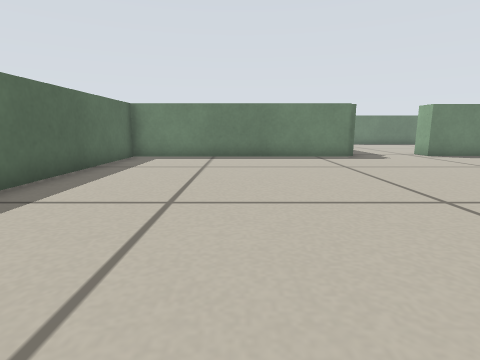
view 1 (above)

16 first-person views from a walk through a world built for the Player/Stage simulator. The camera is 0.26 m above the floor, tilts 10° down and sees 80° across. The lines on the ground mark 1 m squares. The floor is counted in squares, 0.25 m on a side. Each view is taken from the middle of a square. On the plan, view 1 faces up. The plan holds only what a view shows up to about 12 squares ahead; the rest is blank. The place goes on beyond the plan. Robots are left out.

view 2
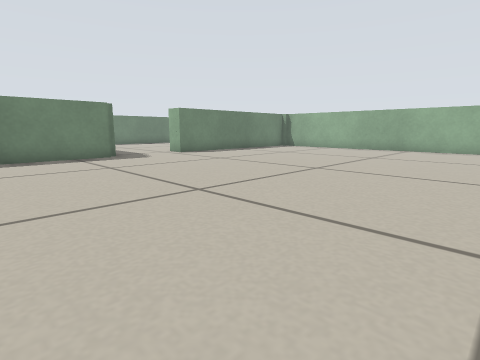

view 3
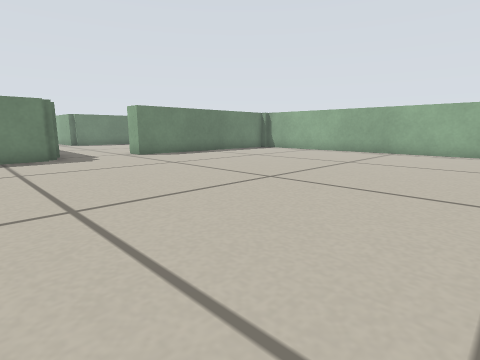

view 4
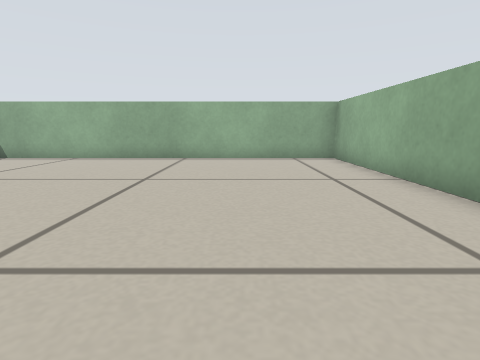

view 5
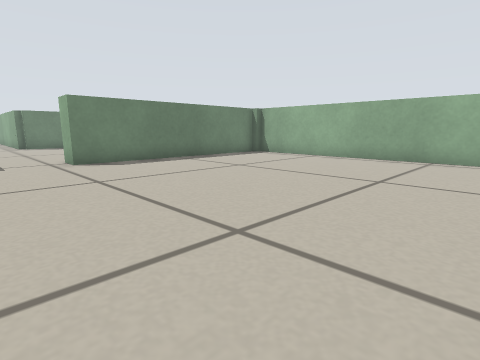

view 6
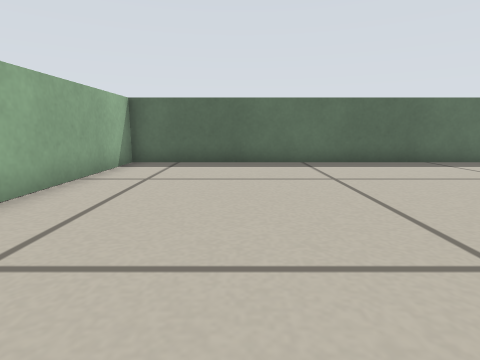

view 7
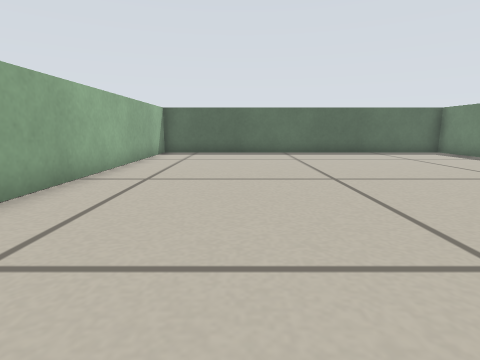

view 8
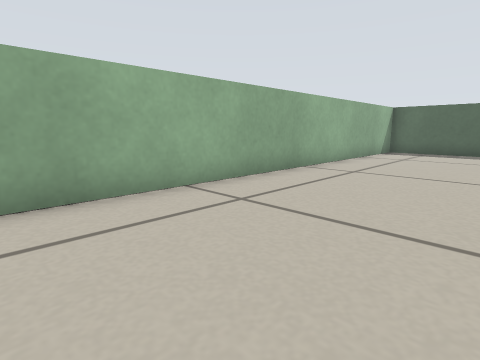

view 9
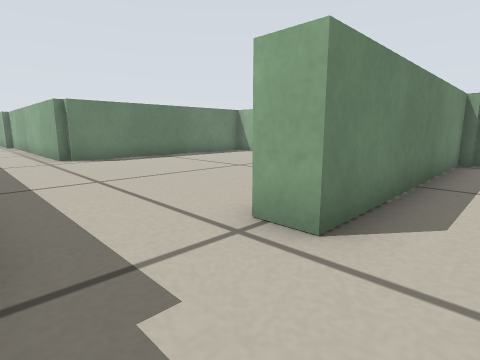

view 10
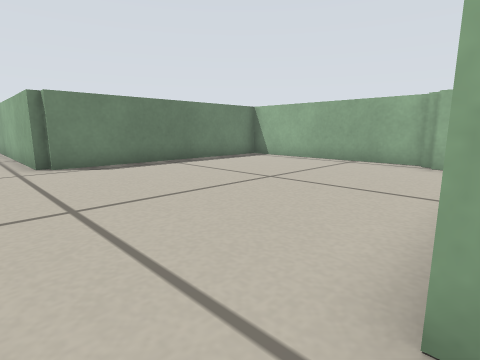

view 11
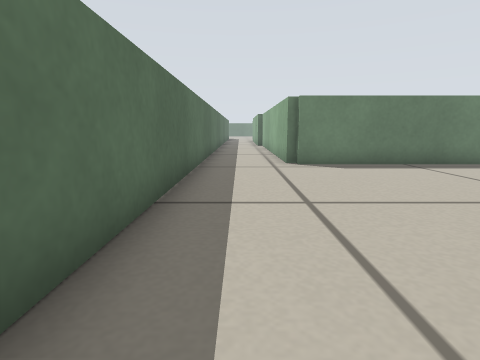

view 12
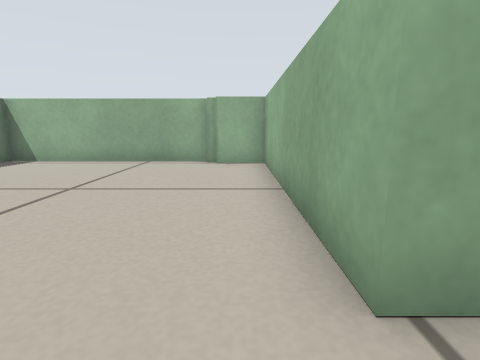

view 13
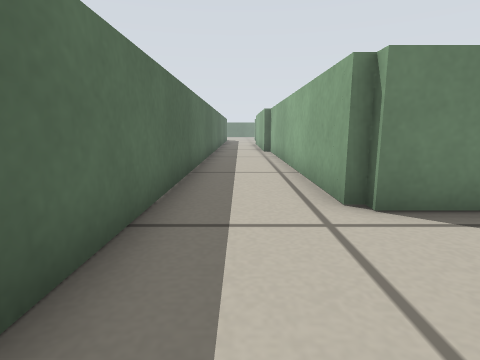

view 14
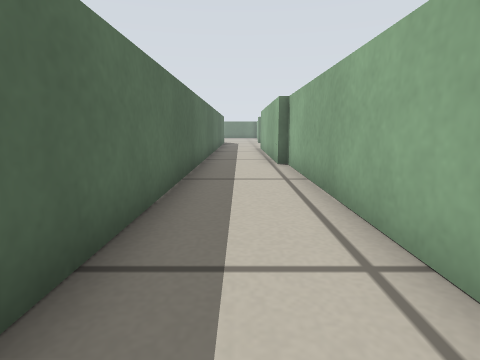

view 15
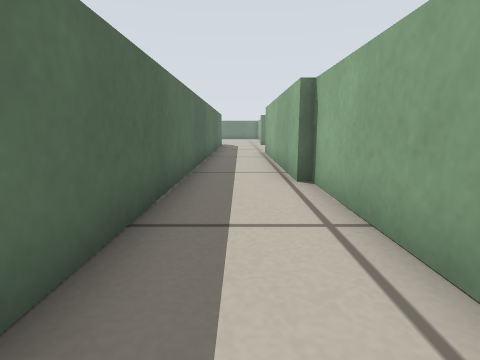

view 16
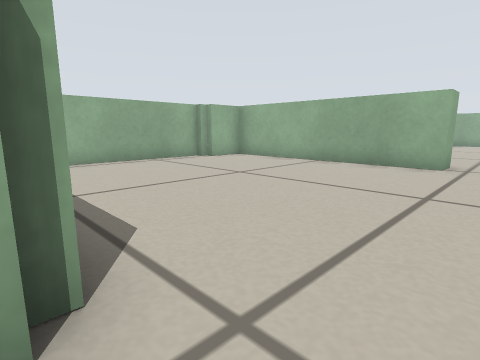

### Floor plan
Points are (right, up) in squares from view 1. A wall is a line through its corners. A room is listed if a view was taken in it or the views show most of it. See-through windows are left out.
Room 1 (views 1, 2, 3, 4, 5, 6, 7, 8, 9, 10, 11)
walls: (4.2, 11) (-4.1, 11) (-4.1, -1.4) (15.4, -1.4) (15.4, 11.3) (7.4, 11.3) (7.4, 12.2)
ways out: opening at (6.5, 11.5) to room 2
Room 2 (views 12, 13, 14, 15, 16)
walls: (7.4, 12.2) (14.9, 12.2) (14.9, 13.7); (15.4, 14) (15.4, 20.6) (7.4, 20.6) (7.4, 30.5); (15.2, 13.7) (15.2, 14.1); (4.8, 30.5) (4.8, 13.2)
ways out: opening at (6.5, 11.5) to room 1

Positions as (right, up) in squares from view 1, and headings:
1: (0, 0), facing up
2: (0, 0), facing up-right
3: (2, 0), facing up-right
4: (5, 2), facing right
5: (5, 2), facing up-right
6: (5, 2), facing left
7: (9, 2), facing left
8: (10, 3), facing down-left
9: (5, 10), facing up-right
10: (6, 12), facing up-right
11: (6, 12), facing up
12: (6, 13), facing right
13: (6, 17), facing up
14: (6, 22), facing up
15: (6, 25), facing up
16: (6, 21), facing down-right
